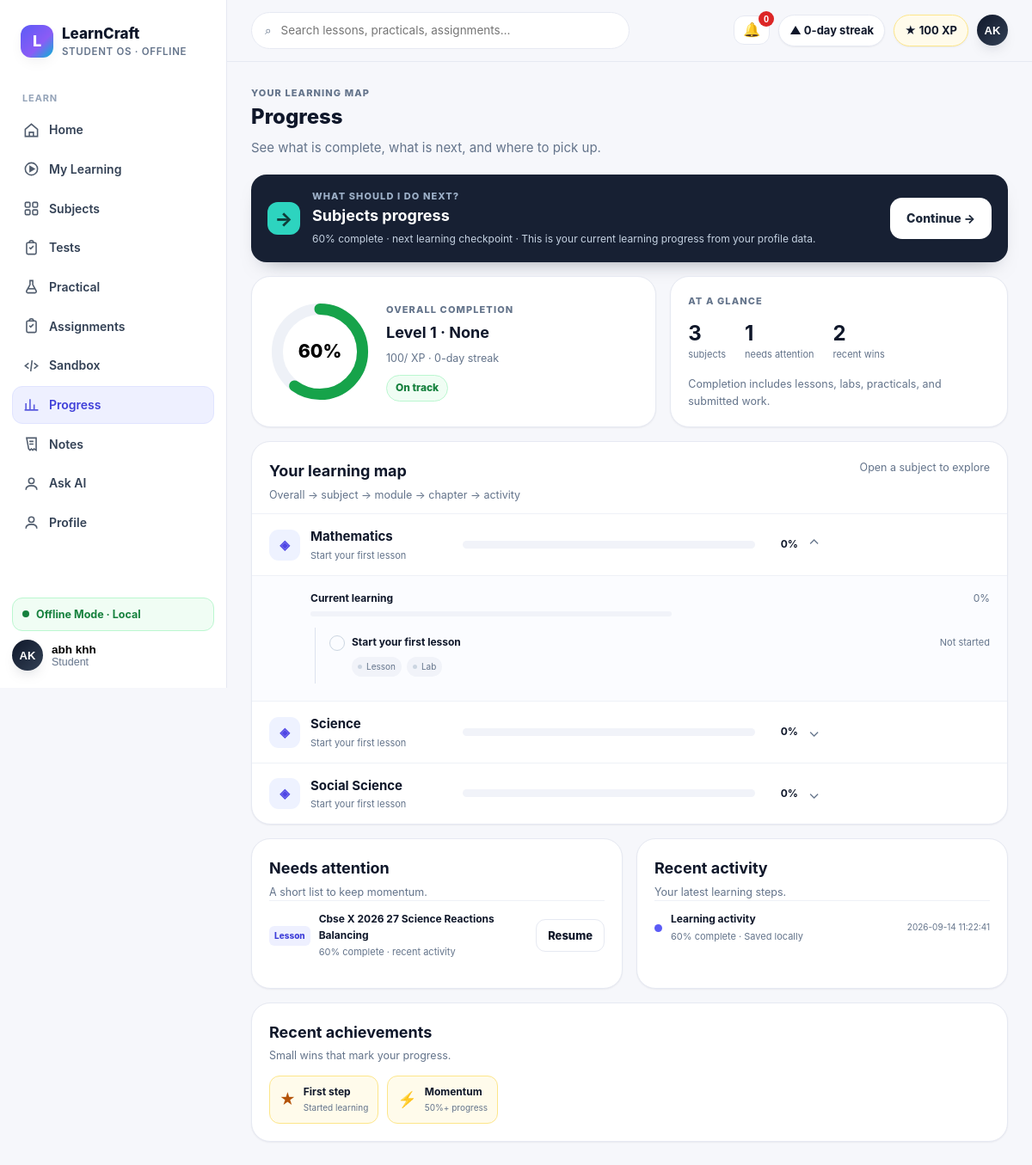
Page /progress (signed in) on the committed database.
### tables this page shows
CREATE TABLE users (
            id INTEGER PRIMARY KEY AUTOINCREMENT,
            name TEXT NOT NULL,
            email TEXT NOT NULL UNIQUE,
            password_hash TEXT NOT NULL,
            role TEXT NOT NULL DEFAULT 'STUDENT',
            avatar TEXT,
            bio TEXT,
            created_at TIMESTAMP NOT NULL DEFAULT CURRENT_TIMESTAMP,
            updated_at TIMESTAMP NOT NULL DEFAULT CURRENT_TIMESTAMP
        );

CREATE TABLE academic_subjects (
            subject_id TEXT PRIMARY KEY,
            board TEXT NOT NULL,
            class_level TEXT NOT NULL,
            academic_year TEXT NOT NULL,
            slug TEXT NOT NULL,
            name TEXT NOT NULL,
            description TEXT NOT NULL DEFAULT '',
            source_version TEXT NOT NULL,
            UNIQUE(board, class_level, academic_year, slug)
        );

CREATE TABLE learning_progress (
            id INTEGER PRIMARY KEY AUTOINCREMENT,
            user_id INTEGER NOT NULL,
            subject_slug TEXT,
            chapter_id TEXT,
            lesson_id TEXT,
            status TEXT NOT NULL DEFAULT 'not_started',
            percent_complete INTEGER NOT NULL DEFAULT 0,
            score REAL DEFAULT 0,
            last_activity TEXT,
            created_at TIMESTAMP NOT NULL DEFAULT CURRENT_TIMESTAMP,
            updated_at TIMESTAMP NOT NULL DEFAULT CURRENT_TIMESTAMP,
            UNIQUE(user_id, lesson_id),
            FOREIGN KEY (user_id) REFERENCES users(id) ON DELETE CASCADE
        );

### app/main.py (the view)
@app.route("/progress")
@require_auth
def progress():
    user = current_user()
    dashboard = build_user_progress_dashboard(user["id"])
    return render_template("pages/progress.html", title="Progress",
                           subjects=dashboard["subjects"], weekly=[],
                           progress_subjects=[{
                               "name": s["name"],
                               "slug": s["slug"],
                               "icon": s["icon"],
                               "bg": s["bg"],
                               "color": s["color"],
                               "progress": s["progress"],
                               "current_chapter": s["current_chapter"],
                               "modules": [{
                                   "title": "Current learning",
                                   "progress": s["progress"],
                                   "chapters": [{
                                       "title": s["current_chapter"],
                                       "progress": s["progress"],
                                       "status": "Completed" if s["progress"] >= 100 else ("In Progress" if s["progress"] > 0 else "Not started"),
                                       "activity": [
                                           {"name": "Lesson", "status": "Completed" if s["progress"] >= 100 else ("In progress" if s["progress"] > 0 else "Not started")},
                                           {"name": "Lab", "status": "Completed" if s["progress"] >= 100 else ("In progress" if s["progress"] > 0 else "Not started")},
                                       ]
                                   }]
                               }]
                           } for s in dashboard["subjects"]],
                           next_action=dashboard["next_action"], pending_work=dashboard["pending_work"],
                           activity_history=dashboard["activity_history"],
                           achievements=dashboard["achievements"], **shell_ctx("progress", user))

### app/database/connection.py (called while the page is built)
def resolve_db_path():
    configured = os.environ.get("LEARNCRAFT_DB_PATH")
    if configured:
        return Path(configured)
    return DATA_DIR / "learncraft.db"

def get_connection():
    db_path = resolve_db_path()
    db_path.parent.mkdir(parents=True, exist_ok=True)
    connection = sqlite3.connect(db_path)
    connection.row_factory = sqlite3.Row
    return connection

def _row_to_dict(row):
    return dict(row) if row else None

def get_user_by_id(user_id):
    connection = get_connection()
    user = connection.execute("SELECT * FROM users WHERE id = ?", (int(user_id),)).fetchone()
    connection.close()
    return _row_to_dict(user)

def user_payload(user):
    if not user:
        return None
    user_data = dict(user)
    user_data.pop("password_hash", None)
    return user_data

def get_user_progress(user_id):
    connection = get_connection()
    rows = connection.execute(
        "SELECT * FROM learning_progress WHERE user_id = ? ORDER BY updated_at DESC",
        (int(user_id),),
    ).fetchall()
    connection.close()
    return [dict(row) for row in rows]

### app/main.py (called while the page is built, shortened)
def current_user():
    user_id = session.get("user_id")
    if not user_id:
        return None
    return user_payload(get_user_by_id(user_id))

def is_teacher_user(user=None):
    return bool(user) and user.get("role") in {"TEACHER", "ADMIN"}

def require_auth(view):
    @wraps(view)
    def wrapped(*args, **kwargs):
        user = current_user()
        return view(*args, **kwargs)
    return wrapped

def build_student_profile(user=None):
    profile = {"name": "Student", "roll_no": "Student", "avatar": "LC", "level": 1,
               "xp": 0, "streak_days": 0, "overall_progress": 0, "rank": None}
    if user is None:
        return profile
    rows = get_user_progress(user["id"])
    completed = sum(row["status"] == "completed" for row in rows)
    overall = round(sum(row["percent_complete"] for row in rows) / len(rows)) if rows else 0
    profile.update({"name": user.get("name") or "Student", "avatar": (user.get("avatar") or "LC").upper(),
                   "roll_no": user.get("roll_no") or "Student", "xp": completed * 100,
                   "overall_progress": overall, "level": 1 + completed // 5})
    return profile

### app/services/content_catalog.py (called while the page is built)
def _read_feature(filename: str) -> dict:
    path = FEATURES_DIR / filename
    if not path.exists():
        return {"subjects": []}
    return _read_json(path)

def list_class9_subjects() -> list[dict]:
    return _read_feature("class9_curriculum.json").get("subjects", [])

### frontend/templates/pages/progress.html
{% extends "base.html" %}{% from "components.html" import progressbar, badge %}
{% block content %}
<div class="page-head"><div><div class="eyebrow">Your learning map</div><div class="h1">Progress</div><p>See what is complete, what is next, and where to pick up.</p></div></div>
<section class="next-action"><div class="next-action-mark">→</div><div class="next-action-copy"><div class="eyebrow">What should I do next?</div><div class="h2">{{ next_action.title }}</div><p>{{ next_action.detail }} · {{ next_action.reason }}</p></div><a class="btn btn-primary" href="{{ next_action.href }}">{{ next_action.action }} →</a></section>
<div class="progress-overview"><section class="card overall-progress"><svg class="ring" viewBox="0 0 100 100"><circle cx="50" cy="50" r="42" fill="none" stroke="#EEF1F7" stroke-width="11"/><circle cx="50" cy="50" r="42" fill="none" stroke="#16A34A" stroke-width="11" stroke-linecap="round" stroke-dasharray="{{ student.overall_progress * 2.64 }} 264" transform="rotate(-90 50 50)"/><text x="50" y="56" text-anchor="middle" font-size="18" font-weight="800">{{ student.overall_progress }}%</text></svg><div><div class="eyebrow">Overall completion</div><div class="h2" style="margin-top:4px">Level {{ student.level }} · {{ student.rank }}</div><p class="caption">{{ student.xp }}/{{ student.xp_next }} XP · {{ student.streak_days }}-day streak</p><span class="badge ok">On track</span></div></section><section class="card overview-summary"><div class="eyebrow">At a glance</div><div class="summary-items"><div><b>{{ progress_subjects|length }}</b><span>subjects</span></div><div><b>{{ pending_work|length }}</b><span>needs attention</span></div><div><b>{{ achievements|selectattr('earned')|list|length }}</b><span>recent wins</span></div></div><div class="caption">Completion includes lessons, labs, practicals, and submitted work.</div></section></div>
<section class="progress-map"><div class="section-heading"><div><div class="h2">Your learning map</div><p class="caption">Overall → subject → module → chapter → activity</p></div><span class="caption">Open a subject to explore</span></div>{% for subject in progress_subjects %}<details class="progress-subject" {% if loop.first %}open{% endif %} data-search="{{ subject.name }}"><summary><span class="subject-icon" style="background:{{ subject.bg }};color:{{ subject.color }}">{{ subject.icon }}</span><span class="subject-name"><b>{{ subject.name }}</b><small>{{ subject.current_chapter }}</small></span><span class="subject-bar">{{ progressbar(subject.progress) }}</span><strong>{{ subject.progress }}%</strong><span class="summary-chevron">⌄</span></summary><div class="module-list">{% for module in subject.modules %}<div class="progress-module"><div class="module-head"><b>{{ module.title }}</b><span>{{ module.progress }}%</span></div>{{ progressbar(module.progress) }}<div class="chapter-list">{% for chapter in module.chapters %}<div class="progress-chapter"><div class="chapter-head"><span class="completion-dot {{ 'complete' if chapter.status == 'Completed' else ('current' if chapter.status == 'In Progress' else '') }}">{{ '✓' if chapter.status == 'Completed' else ('•' if chapter.status == 'In Progress' else '') }}</span><b>{{ chapter.title }}</b><span class="caption">{{ chapter.status }}</span></div><div class="activity-list">{% for activity in chapter.activity %}<span class="activity-chip {{ 'done' if activity.status == 'Completed' else ('current' if activity.status == 'In progress' else '') }}"><i></i>{{ activity.name }}</span>{% endfor %}</div></div>{% endfor %}</div></div>{% endfor %}</div></details>{% endfor %}</section>
<div class="progress-lower"><section class="card"><div class="section-heading"><div><div class="h2">Needs attention</div><p class="caption">A short list to keep momentum.</p></div></div>{% for item in pending_work %}<div class="pending-row"><span class="pending-kind">{{ item.kind }}</span><div><b>{{ item.title }}</b><small>{{ item.detail }}</small></div><a class="btn btn-secondary btn-sm" href="{{ item.href }}">{{ item.action }}</a></div>{% endfor %}</section><section class="card"><div class="section-heading"><div><div class="h2">Recent activity</div><p class="caption">Your latest learning steps.</p></div></div>{% for item in activity_history %}<div class="history-row"><span class="history-dot {{ item.tone }}"></span><div><b>{{ item.title }}</b><small>{{ item.detail }}</small></div><time>{{ item.time }}</time></div>{% endfor %}</section></div>
<section class="card achievements-section"><div class="section-heading"><div><div class="h2">Recent achievements</div><p class="caption">Small wins that mark your progress.</p></div></div><div class="achievement-strip">{% for a in achievements %}{% if a.earned %}<div class="achievement-mini"><span>{{ a.icon }}</span><div><b>{{ a.name }}</b><small>{{ a.desc }}</small></div></div>{% endif %}{% endfor %}</div></section>
{% endblock %}

### frontend/templates/base.html (shortened to what this page needs)
<!DOCTYPE html>
<html lang="en">
<head>
<link rel="stylesheet" href="/static/css/design-system.css">
</head>
<body>
{% from "components.html" import icon %}
<div class="shell">
  <aside class="sidebar" id="sidebar">
    <div class="brand"><div class="brand-mark">L</div><div><div class="brand-name">LearnCraft</div><div class="brand-sub">Student OS · Offline</div></div></div>
    <nav class="nav">
      <div class="nav-label">Learn</div>
      {% for item in nav %}
      <a class="nav-item {% if active == item.slug %}active{% endif %}" href="{{ item.href }}">{{ icon(item.icon) }}{{ item.label }}
      </a>
      {% endfor %}
    </nav>
    <div class="side-foot">
      <div class="offline-pill" data-network-pill><span class="dot pulse"></span><span>Offline Mode · Local</span></div>
      <div class="profile-menu-wrap sidebar-profile-wrap">
        <button class="mini-profile profile-trigger" type="button" aria-expanded="false" aria-controls="sidebarProfileMenu">
          <div class="avatar">{{ student.avatar }}</div>
          <div><div style="font-weight:800;font-size:13.5px">{{ student.name }}</div><div class="caption">{{ student.roll_no }}</div></div>
        </button>
      </div>
    </div>
  </aside>
  <div class="main">
    <div class="topbar">
      <div class="search">⌕ <input id="globalSearch" placeholder="Search lessons, practicals, assignments…" oninput="filterCards(this.value)"></div>
      <div class="top-actions">
        {% if not is_teacher %}
        <div class="notif-wrap">
          <button class="notif-btn" id="notifBell" type="button" aria-expanded="false" aria-controls="notifMenu" aria-label="Notifications">🔔<span class="notif-count" id="notifCount" hidden>0</span></button>
        </div>
        {% endif %}
        <span class="pill">▲ {{ student.streak_days }}-day streak</span>
        <span class="pill xp">★ {{ student.xp }} XP</span>
        <div class="profile-menu-wrap top-profile-wrap">
          <button class="profile-trigger top-profile-trigger" type="button" aria-expanded="false" aria-controls="topProfileMenu">
            <div class="avatar">{{ student.avatar }}</div>
          </button>
        </div>
      </div>
    </div>
    <div class="content">{% block content %}{% endblock %}</div>
  </div>
</div>
</body>
</html>

### frontend/templates/components.html (shortened to what this page needs)
{% macro icon(name) -%}
{% if name == 'home' %}<svg viewBox="0 0 24 24" fill="none" stroke="currentColor" stroke-width="2"><path d="M3 10.5 12 3l9 7.5V21H3z"/><path d="M9 21v-6h6v6"/></svg>
{% elif name == 'play' %}<svg viewBox="0 0 24 24" fill="none" stroke="currentColor" stroke-width="2"><circle cx="12" cy="12" r="9"/><path d="M10 8.5v7l6-3.5z" fill="currentColor"/></svg>
{% elif name == 'grid' %}<svg viewBox="0 0 24 24" fill="none" stroke="currentColor" stroke-width="2"><rect x="3" y="3" width="7" height="7" rx="1.5"/><rect x="14" y="3" width="7" height="7" rx="1.5"/><rect x="3" y="14" width="7" height="7" rx="1.5"/><rect x="14" y="14" width="7" height="7" rx="1.5"/></svg>
{% elif name == 'flask' %}<svg viewBox="0 0 24 24" fill="none" stroke="currentColor" stroke-width="2"><path d="M9 3h6M10 3v6l-5 9a2 2 0 0 0 1.8 3h10.4A2 2 0 0 0 19 18l-5-9V3"/><path d="M7.5 15h9"/></svg>
{% elif name == 'clip' %}<svg viewBox="0 0 24 24" fill="none" stroke="currentColor" stroke-width="2"><rect x="5" y="4" width="14" height="17" rx="2"/><path d="M9 4a3 3 0 0 1 6 0M9 11l2 2 4-4"/></svg>
{% elif name == 'code' %}<svg viewBox="0 0 24 24" fill="none" stroke="currentColor" stroke-width="2"><path d="m8 8-5 4 5 4M16 8l5 4-5 4M13 4l-2 16"/></svg>
{% elif name == 'chart' %}<svg viewBox="0 0 24 24" fill="none" stroke="currentColor" stroke-width="2"><path d="M4 20V10M10 20V4M16 20v-8M22 20H2"/></svg>
{% elif name == 'note' %}<svg viewBox="0 0 24 24" fill="none" stroke="currentColor" stroke-width="2"><path d="M5 3h14v18l-3-2-2 2-2-2-2 2-2-2z"/><path d="M9 8h6M9 12h6"/></svg>
{% elif name == 'user' %}<svg viewBox="0 0 24 24" fill="none" stroke="currentColor" stroke-width="2"><circle cx="12" cy="8" r="4"/><path d="M4 21c0-4 3.6-6 8-6s8 2 8 6"/></svg>
{% else %}<svg viewBox="0 0 24 24" fill="none" stroke="currentColor" stroke-width="2"><circle cx="12" cy="12" r="9"/></svg>
{% endif %}
{%- endmacro %}
{% macro progressbar(pct) -%}
<div class="pbar" role="progressbar" aria-valuenow="{{ pct }}" aria-valuemin="0" aria-valuemax="100"><i style="width:{{ pct }}%"></i></div>
{%- endmacro %}

### frontend/templates/base.html (style rules this page uses)
.notif-wrap { position:relative }
.notif-btn { position:relative;border:1px solid var(--line);background:var(--surface);border-radius:12px;padding:8px 10px;font-size:16px;cursor:pointer;line-height:1 }
.notif-count { position:absolute;top:-6px;right:-6px;min-width:18px;height:18px;border-radius:999px;background:#DC2626;color:#fff;font-size:11px;font-weight:800;display:grid;place-items:center;padding:0 4px }

### rows in the picture
users: avatar "AK", name "abh khh", roll_no "Student"
academic_subjects: icon "◈", name "Mathematics", current_chapter "Start your first lesson", progress "0", title "Current learning", progress "0", title "Start your first lesson", status "Not started", name "Lesson" "Lab"
academic_subjects: icon "◈", name "Science", current_chapter "Start your first lesson", progress "0"
academic_subjects: icon "◈", name "Social Science", current_chapter "Start your first lesson", progress "0"
learning_progress: title "Learning activity", detail "60% complete · Saved locally", time "2026-09-14 11:22:41"

### other values in the picture
{{ item.label }} "Home" "My Learning" "Subjects" "Tests" "Practical" "Assignments" "Sandbox" "Progress" "Notes" "Ask AI" "Profile"
{{ student.streak_days }} "0"
{{ student.xp }} "100"
{{ next_action.title }} "Subjects progress"
{{ next_action.detail }} "60% complete · next learning checkpoint"
{{ next_action.reason }} "This is your current learning progress from your profile data."
{{ next_action.action }} "Continue"
{{ student.overall_progress }} "60"
{{ student.level }} "1"
{{ student.rank }} "None"
{{ progress_subjects|length }} "3"
{{ pending_work|length }} "1"
{{ achievements|selectattr('earned')|list|length }} "2"
{{ item.kind }} "Lesson"
{{ item.title }} "Cbse X 2026 27 Science Reactions Balancing"
